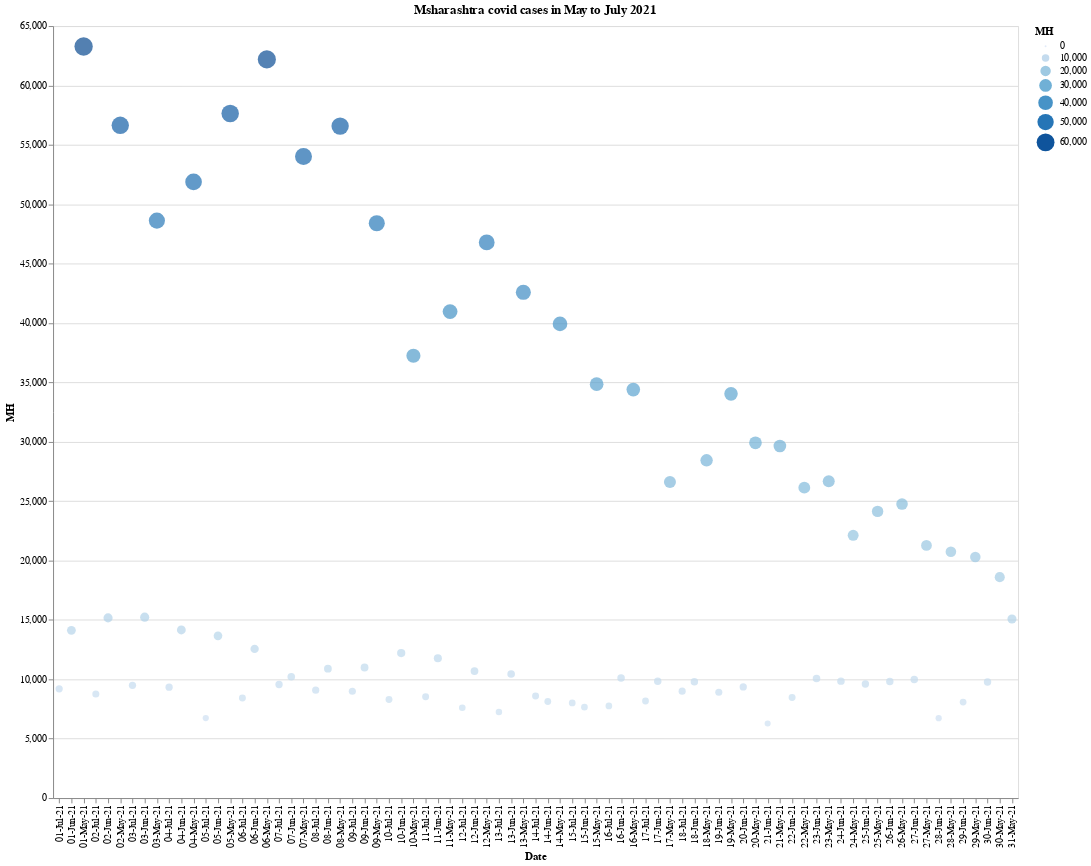

The notebook cell this image was saved under:
### Code cell
mask = df['Date_YMD'].between('2021-05-01', '2021-07-18')
df[~mask].to_csv('out1.csv', index=False)
df[mask].to_csv('out2.csv', index=False)
dfmsk = pd.read_csv('/content/out2.csv')
alt.Chart(dfmsk).mark_circle().encode(
        x='Date', y='MH', size='MH', color='MH', tooltip=['Date', 'MH', 'MH']).properties(height=800,width=1000,title="Msharashtra covid cases in May to July 2021")
